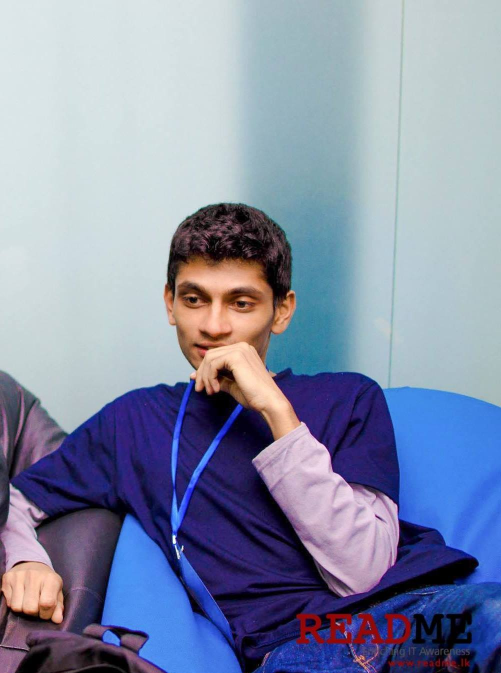
#> input picture pyrunge/img_resize/pics/1932665_712463115512481_1559206028585034650_o.jpg, 1002 x 1346 px (shown at 1/2 size); its folder holds 3 pictures in this run
$ python img_rezize.py
#> lines starting #> are read from the running program, lines starting #| are printed output that depends on the picture
#!/usr/bin/env python3

# lists all jpg files in pics/ and resize them to 500x500 and write to resized/

from PIL import Image
import os

def resize_image(input_filename, output_filename):
    img = Image.open(input_filename)
#> img is the input picture: PIL image 1002x1346 RGB; mean R, G, B 133.4, 142.6, 168.6
    new_img = img.resize((500,500))
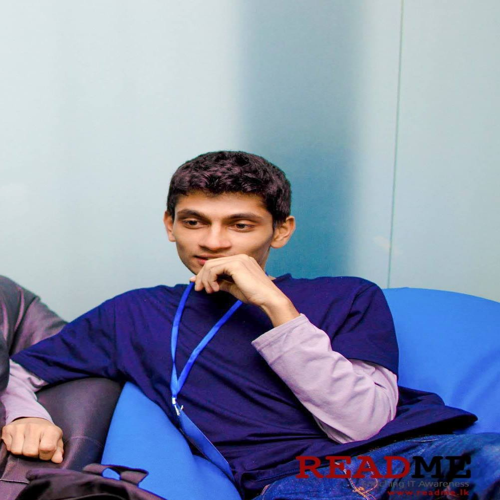
#> new_img: PIL image 500x500 RGB; mean R, G, B 133.4, 142.6, 168.6
    new_img.save(output_filename)

file_list = os.listdir('pics/')
file_list_n = len(file_list)
for i in range(0,file_list_n,1):
    file_name = file_list[i]
    input_file_path = os.path.join('pics', file_name)
    output_file_path = os.path.join('resized', file_name)
    if file_name.endswith(".jpg"):
        print(input_file_path)
        resize_image(input_file_path, output_file_path)
#> pass 2 of the loop `for i in range(0,file_list_n,1):`:
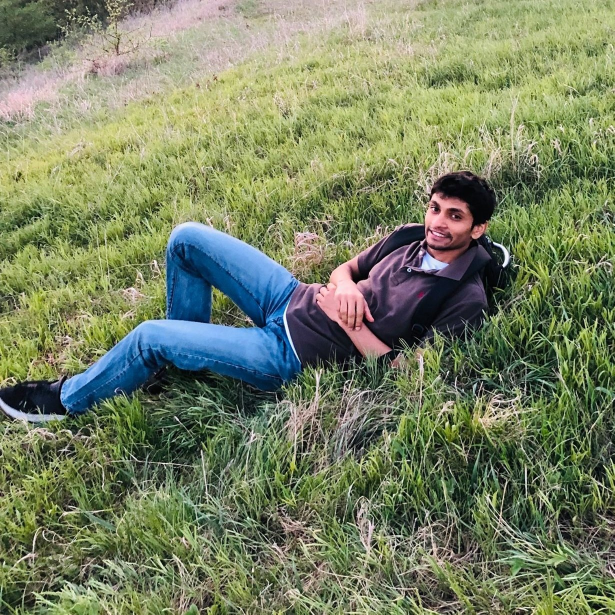
#> input picture pyrunge/img_resize/pics/68779683_2354191594672950_5411303912697233408_n.jpg, 1229 x 1229 px (shown at 1/2 size)
#> in resize_image, img is the input picture: PIL image 1229x1229 RGB; mean R, G, B 120, 129.9, 99.3
#> in resize_image (call 2), `new_img = img.resize((500,500))`:
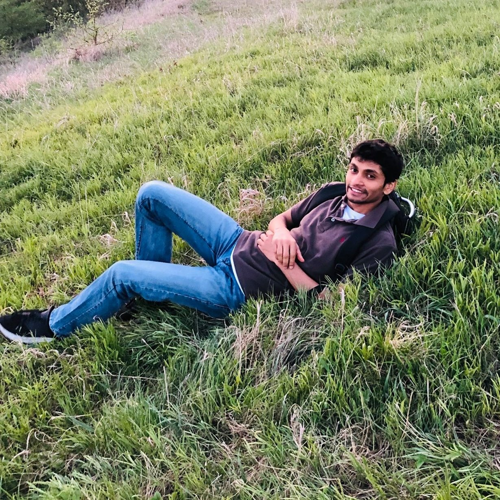
#> new_img: PIL image 500x500 RGB; mean R, G, B 120, 129.9, 99.3
#> pass 3 of the loop `for i in range(0,file_list_n,1):`:
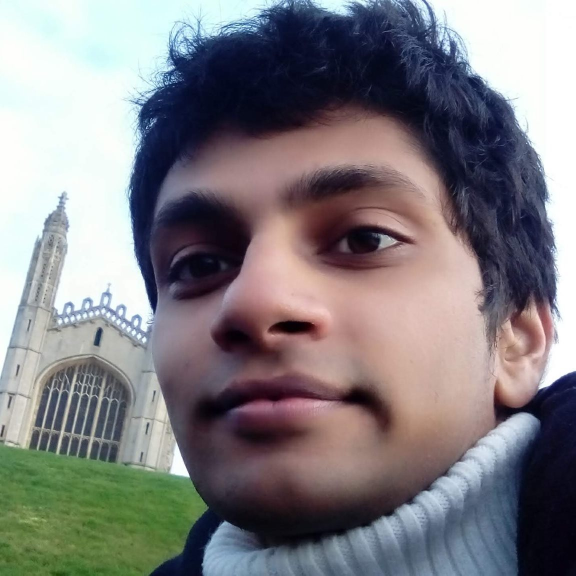
#> input picture pyrunge/img_resize/pics/97078954_2938540566238047_2006480060650881024_n.jpg, 1151 x 1151 px (shown at 1/2 size)
#> in resize_image, img is the input picture: PIL image 1151x1151 RGB; mean R, G, B 128.8, 126, 129.6
#> in resize_image (call 3), `new_img = img.resize((500,500))`:
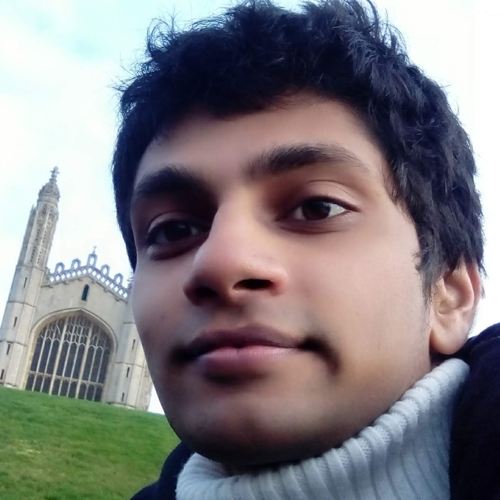
#> new_img: PIL image 500x500 RGB; mean R, G, B 128.8, 126, 129.6
